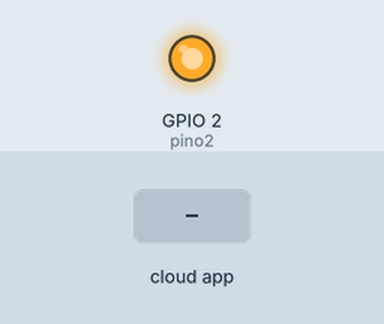
The sketch below on a simulated ESP8266 (NodeMCU). Shown: output pins drawn as LEDs (lit = HIGH). The test bench sets the inputs (shaded band). WiFi joins after 1.5 s; servers stay silent unless stated; what the sketch prints to the serial monitor is not drawn.

Above: at 2.7 s.
2.8 s: the phone or cloud app sets luz to 0
At 3.4 s:
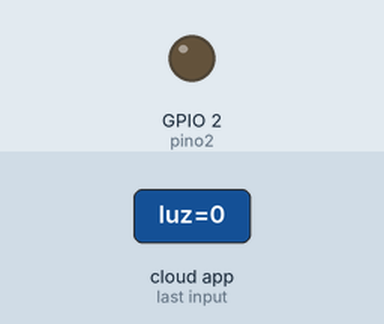
4.3 s: the phone or cloud app sets luz to 64
At 4.6 s:
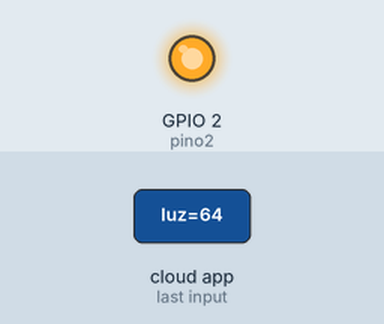
Timing chart, 0 to 7.3 s (numbered marks = the images above; inputs shaded):
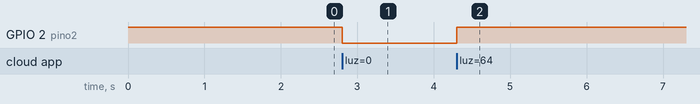

The sketch:

Esp8266_e_alexa.ino
```cpp
#ifdef ARDUINO_ARCH_ESP32
#include <WiFi.h>
#else
#include <ESP8266WiFi.h>
#endif
#include <Espalexa.h>
#define pino2 2

const char* ssid = "Eduardo 2.4g";
const char* password = "*******";

Espalexa espAlexa;

void Funcion_pino2(uint8_t brightness);


void setup() {
  Serial.begin(115200);
  pinMode(pino2, OUTPUT);
  digitalWrite(pino2, HIGH);
  ConexaoWifi();
  espAlexa.addDevice("luz", Funcion_pino2);
  espAlexa.begin();
}

void loop() {
  ConexaoWifi();
  espAlexa.loop();
  delay(1);
}

// Função para conectar com WIFI
void ConexaoWifi() {
  if (WiFi.status() != WL_CONNECTED) {
    WiFi.mode(WIFI_STA);
    WiFi.begin(ssid, password);
    Serial.println("");
    Serial.println("Connecting to WiFi");
    while (WiFi.status() != WL_CONNECTED) {
      delay(500);
      Serial.print(".");
    }
    Serial.print("Conectado para ");
    Serial.println(ssid);
    Serial.print("Endereço IP: ");
    Serial.println(WiFi.localIP());
    //IP fixo. Você pode alterar conforme a sua rede
  IPAddress ip(192, 168, 0, 22);
  IPAddress gateway(192, 168, 0, 1);
  IPAddress subnet(255, 255, 255, 0);
  Serial.print("Configurando IP fixo para : ");
  Serial.println(ip);

  //Envia a configuração
  WiFi.config(ip, gateway, subnet);
  Serial.print("Server em: ");
  Serial.println(WiFi.localIP());

  }
}

// Função para o  pino2
void Funcion_pino2(uint8_t brightness) {
  if (brightness) {
    digitalWrite(pino2, HIGH);
  }
  else {
    digitalWrite(pino2, LOW);
  }
}
```

Measured:
- after the input at 2.8 s, GPIO 2 (pino2): HIGH → LOW at once
- after the input at 4.3 s, GPIO 2 (pino2): LOW → HIGH at once
